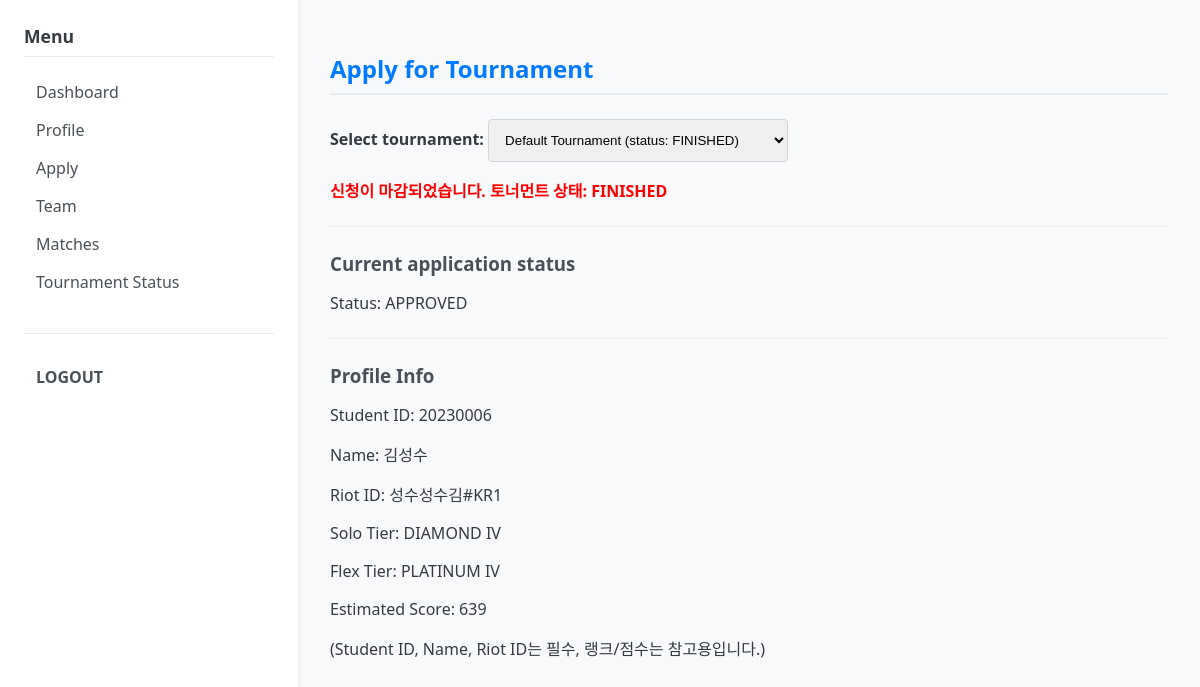
The page /user/apply (signed in) on the database its author committed.
### models.py (models this page shows)
class Tournament(db.Model):
    __tablename__ = "tournaments"
    id = db.Column(db.Integer, primary_key=True)
    name = db.Column(db.String(128), nullable=False)
    type = db.Column(db.String(16), default="KNOCKOUT") # 대회 방식: "KNOCKOUT", "LEAGUE", "LEAGUE_FINAL"
    status = db.Column(db.String(32), default="OPEN")  # OPEN, IN_PROGRESS, FINISHED
    current_stage = db.Column(db.String(16), default="LEAGUE") # 현재 단계: LEAGUE, PLAYOFF, FINAL 등
    created_at = db.Column(db.DateTime, default=datetime.utcnow)
    participants = db.relationship("Participant", back_populates="tournament")
    teams = db.relationship("Team", back_populates="tournament")

class Participant(db.Model):
    __tablename__ = "participants"
    id = db.Column(db.Integer, primary_key=True)
    user_id = db.Column(db.Integer, db.ForeignKey("users.id"), nullable=False)
    tournament_id = db.Column(db.Integer, db.ForeignKey("tournaments.id"), nullable=False)
    status = db.Column(db.String(16), default="PENDING")  # PENDING, APPROVED, REJECTED
    created_at = db.Column(db.DateTime, default=datetime.utcnow)
    user = db.relationship("User", back_populates="participants")
    tournament = db.relationship("Tournament", back_populates="participants")
    team_membership = db.relationship("TeamMember", back_populates="participant", uselist=False)

class User(db.Model):
    __tablename__ = "users"
    id = db.Column(db.Integer, primary_key=True)
    username = db.Column(db.String(64), unique=True, nullable=False)
    password_hash = db.Column(db.String(128), nullable=False)
    role = db.Column(db.String(50), default="USER")  # USER, ADMIN
    approval_status = db.Column(db.String(16), default="PENDING") # PENDING, APPROVED, REJECTED
    student_id = db.Column(db.String(20))      # 학번
    real_name = db.Column(db.String(64))       # 이름
    summoner_riot_id = db.Column(db.String(64))  # "닉네임#태그" 형식 (예: Clyde00#KR1)
    puuid = db.Column(db.String(128))
    tier = db.Column(db.String(32))
    solo_tier = db.Column(db.String(32))  # 예: "PLATINUM IV"
    flex_tier = db.Column(db.String(32))  # 예: "GOLD III"
    actual_score = db.Column(db.Integer)  # 관리자 입력 실제 점수
    primary_role = db.Column(db.String(16))
    secondary_role1 = db.Column(db.String(16))
    secondary_role2 = db.Column(db.String(16))
    created_at = db.Column(db.DateTime, default=datetime.utcnow)
    participants = db.relationship("Participant", back_populates="user")

### app.py (the view, shortened to what this page needs)
@app.route("/user/apply", methods=["GET", "POST"])
@login_required(role="USER")
def user_apply():
    user = current_user()
    tournaments = Tournament.query.all()
    selected_tournament_id = None
    if tournaments:
        selected_tournament_id = tournaments[0].id
    current_tournament = None
    is_application_open = False
    if selected_tournament_id:
        current_tournament = Tournament.query.get(selected_tournament_id)
        if current_tournament:
            if current_tournament.status == "OPEN":
                is_application_open = True
    current_participant = None
    if selected_tournament_id:
        current_participant = Participant.query.filter_by(
            user_id=user.id,
            tournament_id=selected_tournament_id,
        ).first()
    return render_template(
        "user/apply.html",
        user=user,
        tournaments=tournaments,
        selected_tournament_id=selected_tournament_id,
        current_participant=current_participant,
        is_application_open=is_application_open, # 템플릿에 전달
        current_tournament=current_tournament, # 템플릿에 전달
    )

### app.py (called while the page is built)
def current_user():
    user_id = session.get("user_id")
    if not user_id:
        return None
    user = User.query.get(user_id)
    return user

def login_required(role=None):
    def decorator(fn):
        from functools import wraps
        @wraps(fn)
        def wrapper(*args, **kwargs):
            user = current_user()
            active_role = session.get("role")
            if not user or not active_role:
                return redirect(url_for("login_page"))
            if role and active_role != role:
                flash("Permission denied. You are logged in as " + active_role + ".")
                return redirect(url_for("login_page"))
            return fn(*args, **kwargs)
        return wrapper
    return decorator

@app.context_processor
def inject_helpers():
    return dict(
        calculate_estimated_score=calculate_estimated_score,
        get_user_score=get_user_score,
        get_member_weighted_score=get_member_weighted_score,
    )

### score.py (called while the page is built)
def parse_tier_rank(tier_str: str | None) -> tuple[str | None, str | None]:
    if not tier_str:
        return None, None
    parts = tier_str.strip().split()
    if len(parts) == 1:
        return parts[0], None
    elif len(parts) >= 2:
        return parts[0], parts[1]
    return None, None

def tier_to_score(tier_str: str | None) -> int | None:
    tier, div = parse_tier_rank(tier_str)
    if not tier:
        return None
    tier = tier.upper()
    base = TIER_BASE.get(tier)
    if base is None:
        return None
    offset = 0
    if div:
        offset = DIVISION_OFFSET.get(div.upper(), 0)
    return base + offset

def calculate_estimated_score(user) -> int | None:
    from models import User  # type: ignore
    if not isinstance(user, User):
        return None
    solo_score = tier_to_score(user.solo_tier)
    flex_score = tier_to_score(user.flex_tier)
    solo_val = solo_score if solo_score is not None else 0
    flex_val = flex_score if flex_score is not None else 0
    if solo_score is not None and flex_score is not None:
        estimated_score = int(solo_val * 0.7) + int(flex_val * 0.3)
        return estimated_score
    elif solo_score is not None:
        return solo_score
    elif flex_score is not None:
        return int(flex_val * 0.8)
    else:
        return None

### templates/user/apply.html (shortened to what this page needs)
{% extends "base.html" %}
{% block content %}
<h2>Apply for Tournament</h2>
{% if not tournaments %}
    <p>No tournament available.</p>
{% else %}
    <form action="{{ url_for('user_apply') }}" method="post">
        <div>
            <label>Select tournament:
                <select name="tournament_id">
                    {% for t in tournaments %}
                        <option value="{{ t.id }}"
                            {% if t.id == selected_tournament_id %}selected{% endif %}>
                            {{ t.name }} (status: {{ t.status }})
                        </option>
                    {% endfor %}
                </select>
            </label>
        </div>
        {% if current_tournament and current_tournament.status in ("IN_PROGRESS", "RUNNING", "FINISHED") %}
            <div style="margin-top: 1rem; color: red; font-weight: bold;">
                신청이 마감되었습니다. 토너먼트 상태: {{ current_tournament.status }}
            </div>
        {% endif %}
    </form>
    <hr>
    <h3>Current application status</h3>
    {% if current_participant %}
        <p>Status: {{ current_participant.status }}</p>
    {% else %}
        <p>You have not applied for the selected tournament.</p>
    {% endif %}
    <hr>
    <h3>Profile Info</h3>
    <p>Student ID: {{ user.student_id or "Not set" }}</p>
    <p>Name: {{ user.real_name or "Not set" }}</p>
    <p>Riot ID: {{ user.summoner_riot_id or "Not set" }}</p>
    <p>Solo Tier: {{ user.solo_tier or "No data" }}</p>
    <p>Flex Tier: {{ user.flex_tier or "No data" }}</p>
    <p>Estimated Score: {{ calculate_estimated_score(user) or "No score (unranked)" }}</p>
    <p>(Student ID, Name, Riot ID는 필수, 랭크/점수는 참고용입니다.)</p>
{% endif %}
{% endblock %}

### static/css/style.css (style rules this page uses)
body { font-family: 'Segoe UI', Tahoma, Geneva, Verdana, sans-serif; margin: 0; padding: 0; background-color: #f8f9fa; color: #343a40; }
h2 { color: #007bff; border-bottom: 2px solid #e9ecef; padding-bottom: 0.5rem; margin-bottom: 1.5rem; }
h3 { color: #495057; margin-top: 1.5rem; margin-bottom: 1rem; }
hr { border: none; border-top: 1px solid #e9ecef; margin: 1.5rem 0; }
form div { margin-bottom: 1rem; }
label { display: block; margin-bottom: 0.3rem; font-weight: 600; }
input[type="text"], input[type="password"], input[type="number"], select { width: 100%; max-width: 300px; padding: 0.75rem; border: 1px solid #ced4da; border-radius: 4px; box-sizing: border-box; transition: border-color 0.2s, box-shadow 0.2s; }

### rows shown on the page
Tournament: status "FINISHED"
Participant: status "APPROVED"
User: student "20230006", real_name "김성수", summoner_riot "성수성수김#KR1", solo_tier "DIAMOND IV", flex_tier "PLATINUM IV", solo_tier+flex_tier "639"

### other values the page prints
form field tournament_id "Default Tournament (status: FINISHED)"
